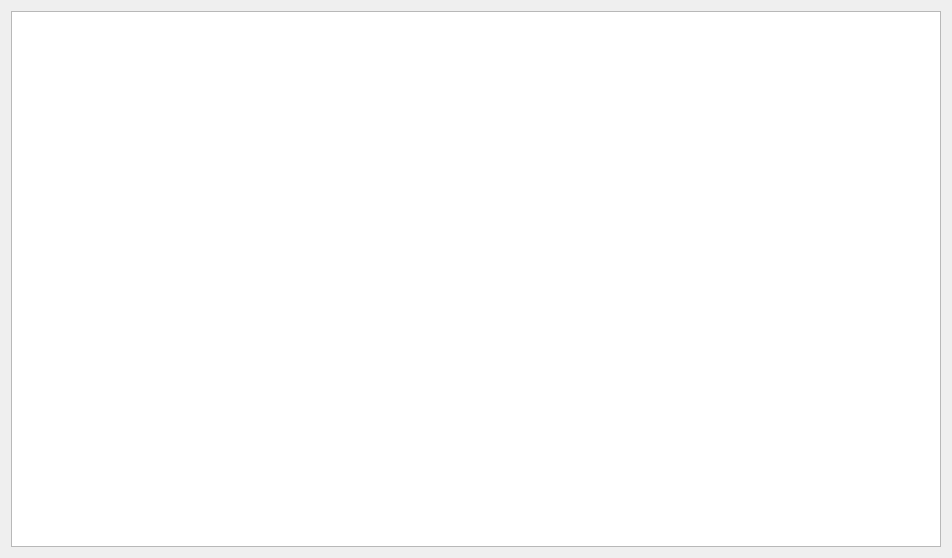
<?xml version="1.0" encoding="UTF-8"?>
<ui version="4.0">
 <class>SyntacticParsingWidget</class>
 <widget class="QWidget" name="SyntacticParsingWidget">
  <property name="geometry">
   <rect>
    <x>0</x>
    <y>0</y>
    <width>952</width>
    <height>558</height>
   </rect>
  </property>
  <property name="windowTitle">
   <string>Form</string>
  </property>
  <layout class="QVBoxLayout" name="verticalLayout">
   <item>
    <widget class="QGraphicsView" name="graphicsView"/>
   </item>
  </layout>
 </widget>
 <resources/>
 <connections/>
</ui>
